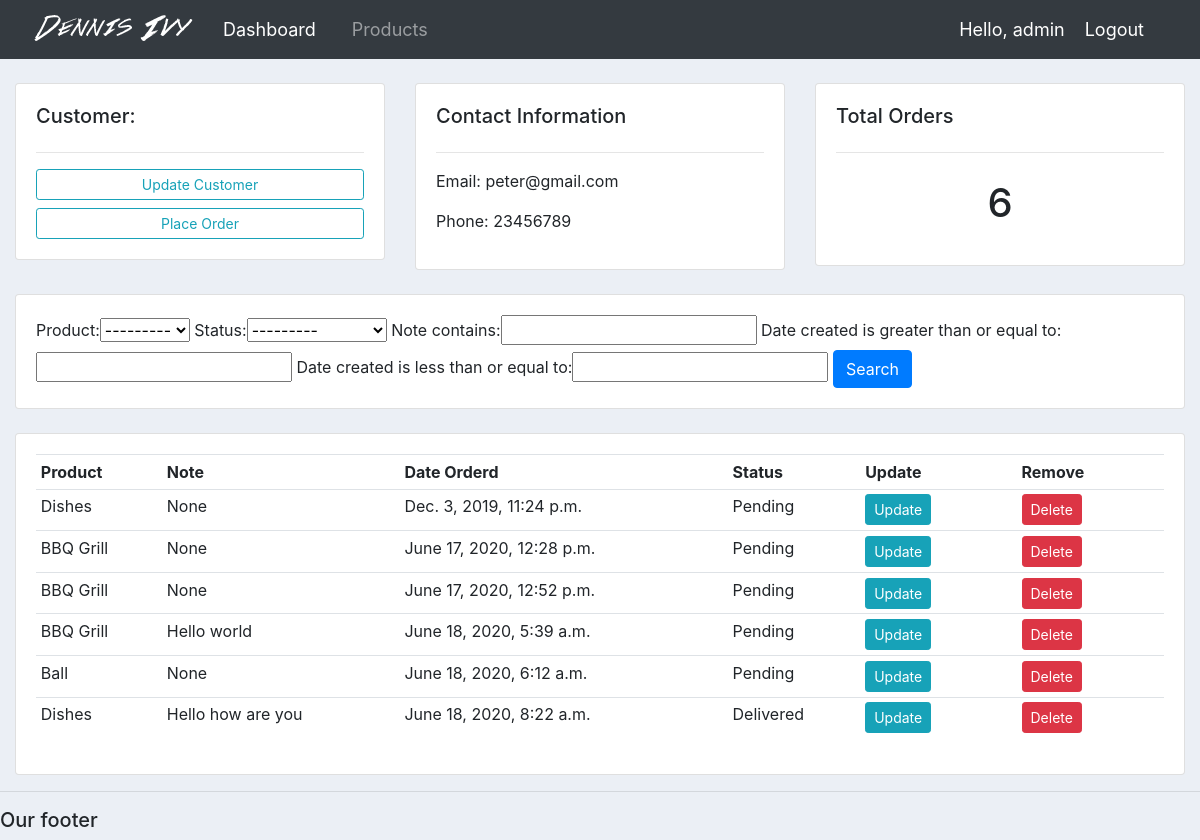
Page /customer/2/ (signed in) on the earlier database version.
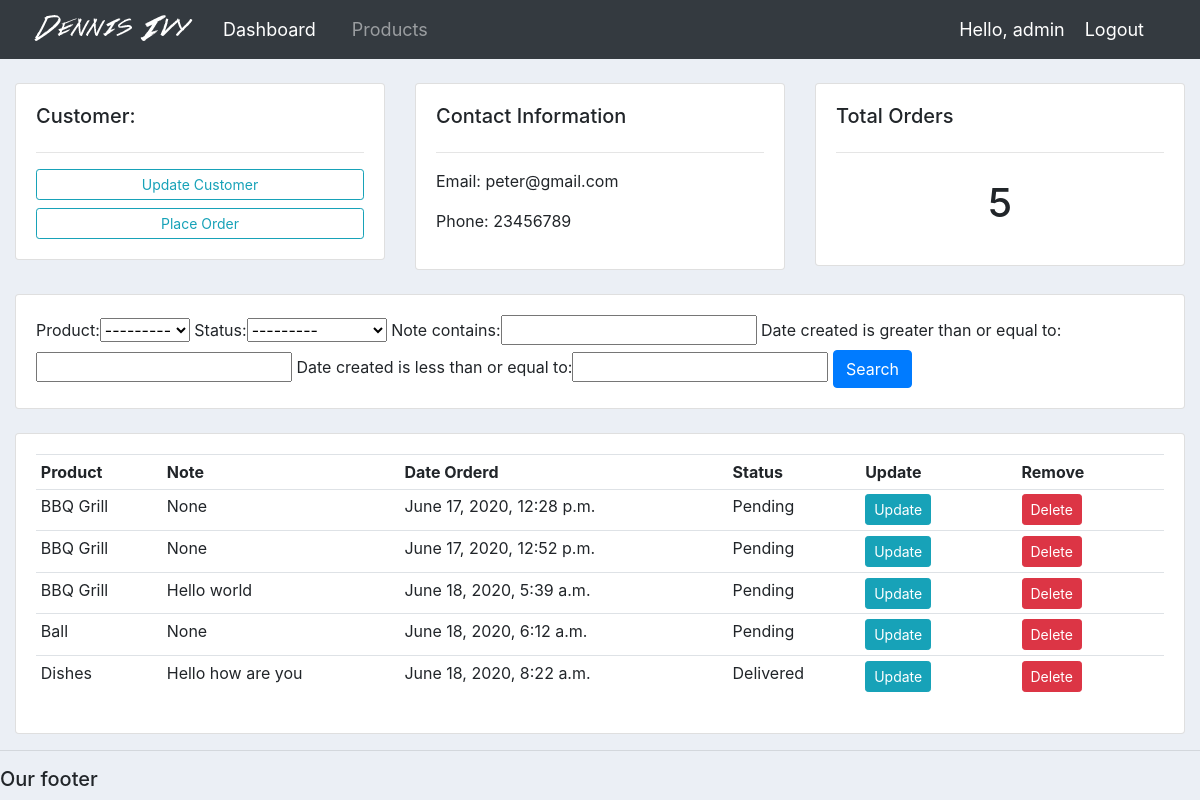
Same page on the later database version.
### accounts/models.py (models this page shows, shortened)
class Order(models.Model):
	STATUS = (
			('Pending', 'Pending'),
			('Out for delivery', 'Out for delivery'),
			('Delivered', 'Delivered'),
			)
	customer = models.ForeignKey(Customer, null=True, on_delete= models.SET_NULL)
	product = models.ForeignKey(Product, null=True, on_delete= models.SET_NULL)
	date_created = models.DateTimeField(auto_now_add=True, null=True)
	status = models.CharField(max_length=200, null=True, choices=STATUS)
	note = models.CharField(max_length=200, null=True)

class Product(models.Model):
	CATEGORY = (
			('Indoor', 'Indoor'),
			('Out Door', 'Out Door'),
			)
	name = models.CharField(max_length=200, null=True)
	price = models.FloatField(null=True)
	category = models.CharField(max_length=200, null=True, choices=CATEGORY)
	description = models.CharField(max_length=200, null=True, blank=True)
	date_created = models.DateTimeField(auto_now_add=True, null=True)
	tags = models.ManyToManyField(Tag)
	def __str__(self):
		return self.name

### accounts/decorators.py (the view)
        def wrapper_func(request, *args, **kwargs):
            group = None
            if request.user.groups.exists():
                group = request.user.groups.all()[0].name
            if group in allowed_rules:
                return view_func(request, *args, **kwargs)
            else:
                return HttpResponse('Your are not authorized to view this page')

### accounts/views.py (called while the page is built)
@login_required(login_url='login')
@allowed_users(allowed_rules=['admin'])
def customer(request, pk_test):
    customer = Customer.objects.get(id=pk_test)
    orders = customer.order_set.all()
    order_count = orders.count()
    myFilter = OrderFilter(request.GET, queryset=orders)
    orders = myFilter.qs
    context = {'customer': customer, 'orders': orders, 'order_count': order_count, 'myFilter': myFilter}
    return render(request, 'accounts/customer.html', context)

### accounts/templates/accounts/customer.html
{%  extends 'accounts/main.html' %}
{% block content %}
	<br>
<div class="row">
	<div class="col-md">
		<div class="card card-body">
			<h5>Customer:</h5>
			<hr>
			<a class="btn btn-outline-info  btn-sm btn-block" href="">Update Customer</a>
			<a class="btn btn-outline-info  btn-sm btn-block" href="{% url 'create_order' customer.id %}">Place Order</a>
		</div>
	</div>
	<div class="col-md">
		<div class="card card-body">
			<h5>Contact Information</h5>
			<hr>
			<p>Email: {{customer.email}}</p>
			<p>Phone: {{customer.phone}}</p>
		</div>
	</div>
	<div class="col-md">
		<div class="card card-body">
			<h5>Total Orders</h5>
			<hr>
			<h1 style="text-align: center;padding: 10px">{{order_count}}</h1>
		</div>
	</div>
</div>
<br>
<div class="row">
	<div class="col">
		<div class="card card-body">
			<form method="get">
				{{myFilter.form}}
		    <button class="btn btn-primary" type="submit">Search</button>
		  </form>
		</div>
	</div>
</div>
<br>
<div class="row">
	<div class="col-md">
		<div class="card card-body">
			<table class="table table-sm">
				<tr>
					<th>Product</th>
					<th>Note</th>
					<th>Date Orderd</th>
					<th>Status</th>
					<th>Update</th>
					<th>Remove</th>
				</tr>
				{% for order in orders %}
				<tr>
					<td>{{order.product}}</td>
					<td>{{order.note}}</td>
					<td>{{order.date_created}}</td>
					<td>{{order.status}}</td>
					<td><a class="btn btn-sm btn-info" href="{% url 'update_order' order.id %}">Update</a></td>
					<td><a class="btn btn-sm btn-danger" href="{% url 'delete_order' order.id %}">Delete</a></td>
				</tr>
				{% endfor %}
			</table>
		</div>
	</div>
</div>
{% endblock %}

Differences in the rows shown:
removed Order: product "Dishes", note "None", date_created "Dec. 3, 2019, 11:24 p.m.", status "Pending"
Other differences:
{{ order_count }}: "6" → "5"
